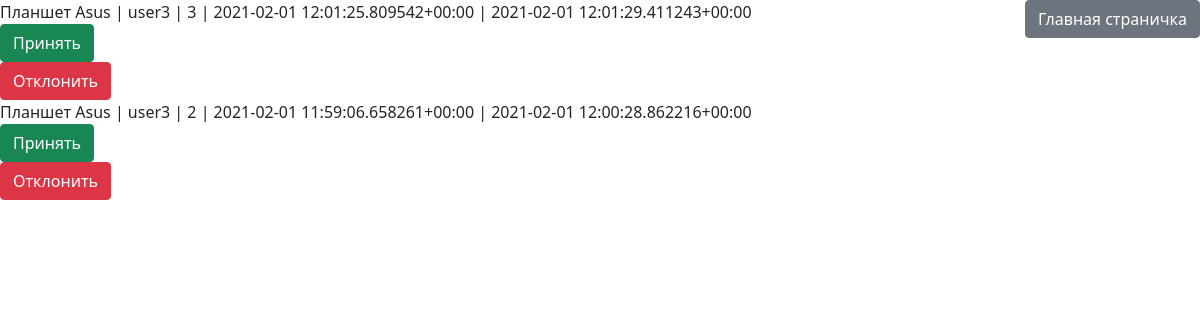
Before: /product_return/ (signed in) with the older database file.
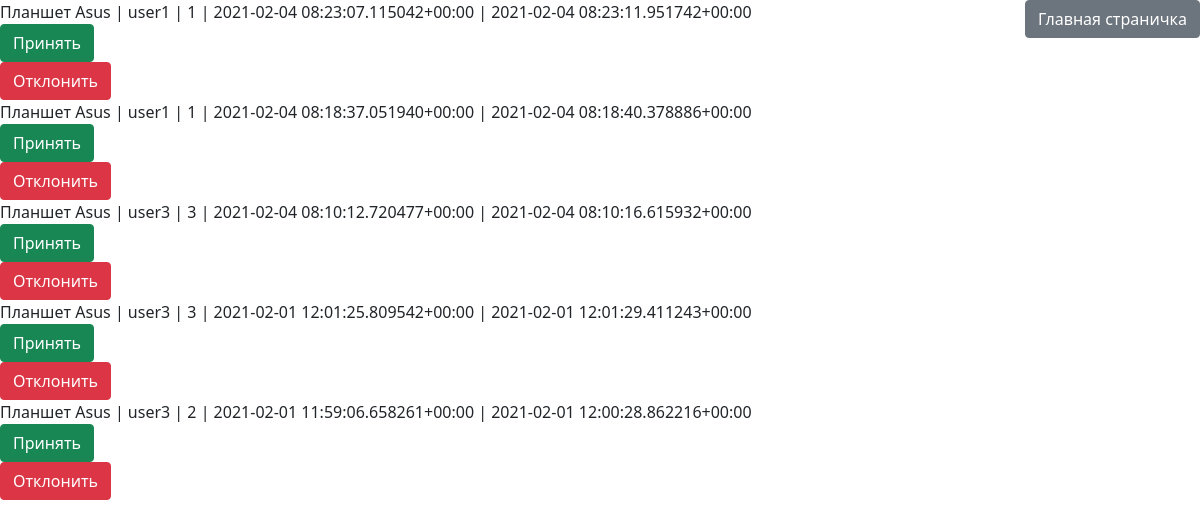
After: the same page with the newer database file.
### myshop/models.py (models this page shows, shortened)
class PurchaseReturn(models.Model):
	purchase = models.ForeignKey(Purchase, on_delete=models.CASCADE, verbose_name='purchases')
	return_time = models.DateTimeField(auto_now_add=True)
	class Meta:
		ordering = ['-return_time']
	def __str__(self):
		return f'{self.purchase} | {self.return_time}'

class Purchase(models.Model):
	buyer = models.ForeignKey(settings.AUTH_USER_MODEL, on_delete=models.CASCADE, verbose_name='buyers')
	product = models.ForeignKey(Product, on_delete=models.CASCADE, verbose_name='products')
	quantity = models.PositiveSmallIntegerField()
	purchase_time = models.DateTimeField(auto_now_add=True)
	class Meta:
		ordering = ['-purchase_time']
	def __str__(self):
		return f'{self.product.name} | {self.buyer.username} | {self.quantity} | {self.purchase_time}'

class Product(models.Model):
	name = models.CharField(max_length=50)
	photo = models.ImageField(null=True)
	description = models.TextField()
	price = models.PositiveIntegerField()
	quantity = models.PositiveSmallIntegerField()

class CustomUser(AbstractUser):
	wallet = models.PositiveIntegerField(default=1000)

### myshop/views.py (the view)
# urls.py: path('product_return/', ProductReturnListView.as_view(), name='product_return'),
class ProductReturnListView(PermissionRequiredMixin, ListView):
	permission_required = 'is_superuser'
	model = PurchaseReturn
	template_name = 'product_return.html'

### templates/product_return.html (shortened to what this page needs)
{% extends 'base.html' %}
{% block content %}
	{% for product_return in object_list %}
		{{product_return}}
		<form method="post" action="{% url 'delete_purchase' product_return.purchase.pk %}">
    		<input class="btn btn-success" type="submit" value="Принять">
		</form>
		<form method="post" action="{% url 'delete_purchase_return' product_return.pk %}">
    		<input class="btn btn-danger" type="submit" value="Отклонить">
		</form>
	{% endfor %}
{% endblock %}

Changed rows visible on the page:
added PurchaseReturn: purchase+return_time "Планшет Asus | user1 | 1 | 2021-02-04 08:23:07.115042+00:00 | 2021-02-04 08:23:11.951742+00:00"
added PurchaseReturn: purchase+return_time "Планшет Asus | user1 | 1 | 2021-02-04 08:18:37.051940+00:00 | 2021-02-04 08:18:40.378886+00:00"
added PurchaseReturn: purchase+return_time "Планшет Asus | user3 | 3 | 2021-02-04 08:10:12.720477+00:00 | 2021-02-04 08:10:16.615932+00:00"
